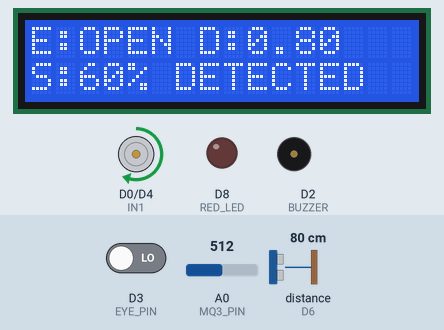
Simulated run of this sketch. Board: ESP8266 (NodeMCU). Shown: 16×2 character LCD, motor-driver pin pairs drawn as motors (green arrow = first pin HIGH = forward, orange = second pin HIGH = backward, longer = more drive, scaled by the enable pin), output pins drawn as LEDs (lit = HIGH), buzzer (waves = sounding, pin HIGH). Wiring (inferred from the names in the program): ultrasonic range finder: trigger D5; echo D6. The test bench sets the inputs (shaded band); at power-on: A0 (MQ3_PIN) = 512, D3 (EYE_PIN) LOW, distance to the obstacle (sensor on D6) 80 cm. The echo pulse lasts 58.3 µs per cm; WiFi joins after 1.5 s; servers stay silent unless stated; pins used as bus, display or sensor lines are not drawn; what the sketch prints to the serial monitor is not drawn.

Above: at 4.8 s.
4.9 s: A0 (MQ3_PIN) set to 640
6.4 s: A0 (MQ3_PIN) set to 661
At 7.6 s:
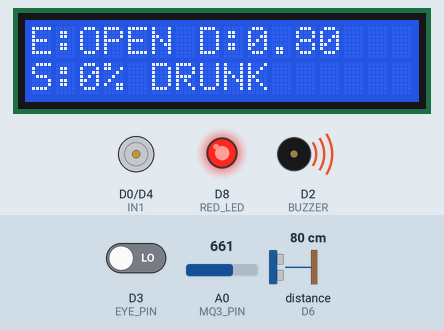
8.1 s: D3 (EYE_PIN) driven HIGH
At 9.3 s:
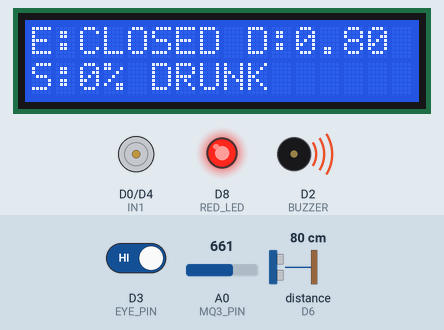
10.1 s: A0 (MQ3_PIN) set to 306
At 11.0 s:
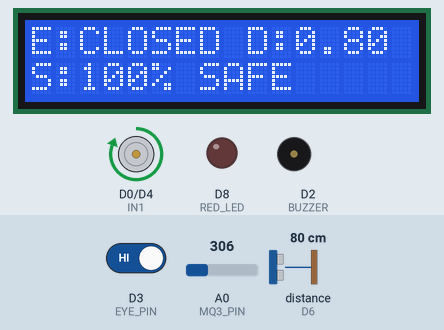
12.1 s: D3 (EYE_PIN) driven LOW
At 13.8 s:
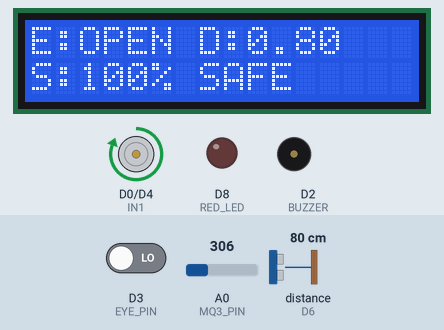
14.1 s: distance to the obstacle (sensor on D6) set to 18 cm
At 15.3 s:
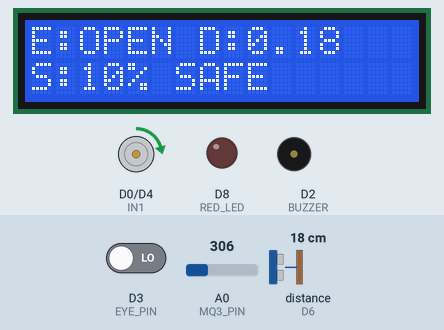
Timing chart, 0 to 17.1 s (numbered marks = the images above; inputs shaded):
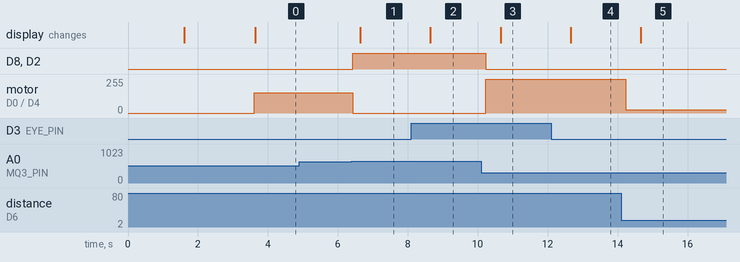

The sketch:

driver_drowsiness_speed_control.ino
```cpp
#include <ESP8266WiFi.h>
#include <ESP8266WebServer.h>
#include <Wire.h>
#include <LiquidCrystal_I2C.h>

const char* ssid = "LOGESH";
const char* password = "123456789";

ESP8266WebServer server(80);
LiquidCrystal_I2C lcd(0x27, 16, 2);

const int LCD_SDA = D2;
const int LCD_SCL = D1;

const int ENA = D7;
const int IN1 = D0;
const int IN2 = D4;

const int MQ3_PIN = A0;
const int EYE_PIN = D3;

const int TRIG_PIN = D5;
const int ECHO_PIN = D6;

const int RED_LED = D8;
const int BUZZER = D2;   // change to a truly free pin if LCD SDA is used

int alcoholThreshold1 = 500;
int alcoholThreshold2 = 650;

const unsigned long eyeCloseLimit = 5000UL;
const unsigned long stepInterval = 1000UL;

const int speedSteps[] = {100, 85, 70, 55, 40, 25, 10, 5, 0};
const int numSteps = sizeof(speedSteps) / sizeof(speedSteps[0]);

const float stopDistanceCm = 10.0;

int alcoholRaw = 0;
int eyeValue = LOW;
float distanceCm = -1.0;

bool eyeClosed = false;
unsigned long eyeClosedStart = 0;
unsigned long lastStepTime = 0;
int eyeStepIndex = 0;

String alcoholStatus = "SAFE";
String eyeStatus = "OPEN";
String vehicleStatus = "RUNNING";
String motorStatus = "RUNNING";
String ledRedStatus = "OFF";

int motorSpeedPercent = 100;
unsigned long lastSensorTime = 0;
unsigned long lastLcdTime = 0;

// Manual override flag
bool manualStop = false;

void setMotorSpeed(int percent) {
  percent = constrain(percent, 0, 100);
  int duty = map(percent, 0, 100, 0, 1023);
  analogWrite(ENA, duty);
}

float measureDistanceCm() {
  digitalWrite(TRIG_PIN, LOW);
  delayMicroseconds(2);
  digitalWrite(TRIG_PIN, HIGH);
  delayMicroseconds(10);
  digitalWrite(TRIG_PIN, LOW);

  unsigned long duration = pulseIn(ECHO_PIN, HIGH, 30000UL);
  if (duration == 0) return -1.0;

  return duration * 0.0343 / 2.0;
}

void readSensors() {
  alcoholRaw = analogRead(MQ3_PIN);

  if (alcoholRaw > alcoholThreshold2) alcoholStatus = "DRUNK";
  else if (alcoholRaw > alcoholThreshold1) alcoholStatus = "DETECTED";
  else alcoholStatus = "SAFE";

  eyeValue = digitalRead(EYE_PIN);

  if (eyeValue == HIGH) {
    if (!eyeClosed) {
      eyeClosed = true;
      eyeClosedStart = millis();
      lastStepTime = millis();
      eyeStepIndex = 0;
    }
    eyeStatus = "CLOSED";
  } else {
    eyeClosed = false;
    eyeClosedStart = 0;
    lastStepTime = 0;
    eyeStepIndex = 0;
    eyeStatus = "OPEN";
  }

  distanceCm = measureDistanceCm();
}

int getDistanceSpeed(float d) {
  if (d < 0) return 100;
  if (d <= stopDistanceCm) return 0;
  if (d <= 15) return 5;
  if (d <= 20) return 10;
  if (d <= 25) return 25;
  if (d <= 30) return 40;
  if (d <= 35) return 55;
  if (d <= 40) return 70;
  if (d <= 50) return 85;
  return 100;
}

void updateEyeSpeed() {
  if (!eyeClosed) return;

  unsigned long elapsed = millis() - eyeClosedStart;

  if (elapsed < eyeCloseLimit) {
    return;
  }

  if (millis() - lastStepTime >= stepInterval) {
    lastStepTime = millis();
    if (eyeStepIndex < numSteps - 1) eyeStepIndex++;
  }
}

void controlSystem() {
  // If manual STOP is pressed, force motor off
  if (manualStop) {
    motorSpeedPercent = 0;
    vehicleStatus = "STOPPED";
    motorStatus = "STOPPED";
    digitalWrite(IN1, LOW);
    digitalWrite(IN2, LOW);
    setMotorSpeed(0);
    digitalWrite(RED_LED, HIGH);
    digitalWrite(BUZZER, HIGH);
    ledRedStatus = "ON";
    return;
  }

  bool drunkStop = (alcoholRaw > alcoholThreshold2);

  int alcoholSpeed = 100;
  if (alcoholRaw > alcoholThreshold2) alcoholSpeed = 0;
  else if (alcoholRaw > alcoholThreshold1) alcoholSpeed = 60;

  int distanceSpeed = getDistanceSpeed(distanceCm);

  updateEyeSpeed();

  int eyeSpeed = 100;
  if (eyeClosed && millis() - eyeClosedStart >= eyeCloseLimit) {
    eyeSpeed = speedSteps[eyeStepIndex];
  }

  motorSpeedPercent = min(alcoholSpeed, min(distanceSpeed, eyeSpeed));

  if (drunkStop) motorSpeedPercent = 0;

  if (motorSpeedPercent == 0) {
    vehicleStatus = "STOPPED";
    motorStatus = "STOPPED";
  } else {
    vehicleStatus = "RUNNING";
    motorStatus = "RUNNING";
  }

  if (motorSpeedPercent == 0) {
    digitalWrite(IN1, LOW);
    digitalWrite(IN2, LOW);
  } else {
    digitalWrite(IN1, HIGH);
    digitalWrite(IN2, LOW);
  }

  setMotorSpeed(motorSpeedPercent);

  bool red = (motorSpeedPercent == 0);
  digitalWrite(RED_LED, red ? HIGH : LOW);
  digitalWrite(BUZZER, red ? HIGH : LOW);
  ledRedStatus = red ? "ON" : "OFF";
}

String getHtml() {
  return R"rawliteral(
<!DOCTYPE html>
<html>
<head>
<meta name="viewport" content="width=device-width, initial-scale=1">
<title>Driver Protection System</title>
<style>
body{font-family:Arial;background:#eef2ff;margin:0;padding:16px;color:#111}
.container{max-width:900px;margin:auto}
.header{background:#111827;color:#fff;padding:16px;border-radius:14px;text-align:center;font-size:24px;font-weight:bold}
.grid{display:grid;grid-template-columns:1fr 1fr;gap:12px;margin-top:14px}
.card{background:#fff;border-radius:14px;padding:14px;box-shadow:0 4px 14px rgba(0,0,0,.08)}
.label{font-size:14px;color:#555}
.value{font-size:24px;font-weight:bold;margin-top:6px}
.warn{border-left:8px solid #f59e0b}
.controls{margin-top:16px;display:flex;gap:12px;justify-content:center}
.btn{padding:12px 24px;border:none;border-radius:10px;font-size:18px;font-weight:bold;cursor:pointer;color:#fff}
.btn-run{background:#22c55e}
.btn-stop{background:#ef4444}
.btn:disabled{opacity:0.4;cursor:not-allowed}
@media(max-width:640px){.grid{grid-template-columns:1fr}}
</style>
</head>
<body>
<div class="container">
<div class="header">Driver Protection System</div>
<div class="grid">
<div class="card"><div class="label">Alcohol Status</div><div class="value" id="alcoholStatus">--</div></div>
<div class="card"><div class="label">Alcohol Value</div><div class="value" id="alcoholRaw">--</div></div>
<div class="card"><div class="label">Eye Status</div><div class="value" id="eyeStatus">--</div></div>
<div class="card"><div class="label">Distance</div><div class="value" id="distanceCm">--</div></div>
<div class="card"><div class="label">Motor Speed</div><div class="value" id="motorSpeedPercent">--</div></div>
<div class="card"><div class="label">Motor Status</div><div class="value" id="motorStatus">--</div></div>
<div class="card"><div class="label">Red LED</div><div class="value" id="redLED">--</div></div>
<div class="card warn" style="grid-column:1/-1"><div class="label">Vehicle Status</div><div class="value" id="vehicleStatus">--</div></div>
</div>

<div class="controls">
<button class="btn btn-run" id="runBtn" onclick="sendCommand('run')">RUN</button>
<button class="btn btn-stop" id="stopBtn" onclick="sendCommand('stop')">STOP</button>
</div>
</div>
<script>
async function updateData(){
  const r = await fetch('/data');
  const d = await r.json();
  document.getElementById('alcoholStatus').innerText = d.alcoholStatus;
  document.getElementById('alcoholRaw').innerText = d.alcoholRaw;
  document.getElementById('eyeStatus').innerText = d.eyeStatus;
  document.getElementById('distanceCm').innerText = d.distanceText;
  document.getElementById('motorSpeedPercent').innerText = d.motorSpeedPercent + ' %';
  document.getElementById('motorStatus').innerText = d.motorStatus;
  document.getElementById('vehicleStatus').innerText = d.vehicleStatus;
  document.getElementById('redLED').innerText = d.redLED;
}
async function sendCommand(cmd){
  await fetch('/cmd?act=' + cmd, { cache: 'no-store' });
  updateData();
}
setInterval(updateData,1000);
updateData();
</script>
</body>
</html>
)rawliteral";
}

void handleRoot() {
  server.send(200, "text/html", getHtml());
}

void handleData() {
  String distanceText = (distanceCm < 0) ? "NO ECHO" : String(distanceCm / 100.0, 2) + " m";

  String json = "{";
  json += "\"alcoholRaw\":" + String(alcoholRaw) + ",";
  json += "\"alcoholStatus\":\"" + alcoholStatus + "\",";
  json += "\"eyeStatus\":\"" + eyeStatus + "\",";
  json += "\"distanceText\":\"" + distanceText + "\",";
  json += "\"motorSpeedPercent\":" + String(motorSpeedPercent) + ",";
  json += "\"motorStatus\":\"" + motorStatus + "\",";
  json += "\"vehicleStatus\":\"" + vehicleStatus + "\",";
  json += "\"redLED\":\"" + ledRedStatus + "\"";
  json += "}";

  server.send(200, "application/json", json);
}

// Handle STOP / RUN commands from web page
void handleCommand() {
  if (server.hasArg("act")) {
    String act = server.arg("act");
    if (act == "stop") {
      manualStop = true;
    } else if (act == "run") {
      manualStop = false;
    }
  }
  server.send(200, "text/plain", "OK");
}

void updateLCD() {
  lcd.clear();
  lcd.setCursor(0, 0);
  lcd.print("E:");
  lcd.print(eyeStatus);
  lcd.print(" D:");
  if (distanceCm < 0) lcd.print("NO");
  else lcd.print(distanceCm / 100.0, 2);

  lcd.setCursor(0, 1);
  lcd.print("S:");
  lcd.print(motorSpeedPercent);
  lcd.print("% ");
  lcd.print(alcoholStatus);
}

void setup() {
  Serial.begin(115200);

  pinMode(ENA, OUTPUT);
  pinMode(IN1, OUTPUT);
  pinMode(IN2, OUTPUT);
  pinMode(RED_LED, OUTPUT);
  pinMode(BUZZER, OUTPUT);
  pinMode(EYE_PIN, INPUT);
  pinMode(MQ3_PIN, INPUT);
  pinMode(TRIG_PIN, OUTPUT);
  pinMode(ECHO_PIN, INPUT);

  digitalWrite(TRIG_PIN, LOW);
  digitalWrite(IN1, LOW);
  digitalWrite(IN2, LOW);
  digitalWrite(RED_LED, LOW);
  digitalWrite(BUZZER, LOW);

  analogWriteRange(1023);
  analogWriteFreq(1000);

  Wire.begin(LCD_SDA, LCD_SCL);
  lcd.init();
  lcd.backlight();
  lcd.clear();
  lcd.print("Starting...");

  WiFi.mode(WIFI_STA);
  WiFi.begin(ssid, password);

  Serial.print("Connecting to WiFi");
  int attempts = 0;
  while (WiFi.status() != WL_CONNECTED && attempts < 50) {
    delay(500);
    Serial.print(".");
    attempts++;
  }
  Serial.println();

  if (WiFi.status() != WL_CONNECTED) {
    lcd.clear();
    lcd.print("WiFi FAILED");
    Serial.println("WiFi connection FAILED");
    while (true) {
      delay(1000);
    }
  }

  Serial.print("WiFi connected, IP: ");
  Serial.println(WiFi.localIP());

  server.on("/", handleRoot);
  server.on("/data", handleData);
  server.on("/cmd", handleCommand);  // STOP / RUN button handler
  server.begin();

  lcd.clear();
  lcd.setCursor(0, 0);
  lcd.print("WiFi Connected");
  lcd.setCursor(0, 1);
  lcd.print(WiFi.localIP());
  delay(2000);
  lcd.clear();
}

void loop() {
  server.handleClient();

  if (millis() - lastSensorTime >= 200) {
    lastSensorTime = millis();
    readSensors();
    controlSystem();

    Serial.print("Alcohol=");
    Serial.print(alcoholRaw);
    Serial.print(" Eye=");
    Serial.print(eyeStatus);
    Serial.print(" Dist=");
    if (distanceCm < 0) Serial.print("NO ECHO");
    else Serial.print(distanceCm / 100.0, 2);
    Serial.print(" m Motor=");
    Serial.println(motorSpeedPercent);
  }

  if (millis() - lastLcdTime >= 500) {
    lastLcdTime = millis();
    updateLCD();
  }
}
```

Measured:
- the behaviour switches between 650 and 651 on A0 (MQ3_PIN) (found by bisection; images 0 and 1)
- after the input at 4.9 s, every drawn part: stays the same
- after the input at 6.4 s, D8 (RED_LED), D2 (BUZZER): LOW → HIGH at once; motor on D0 (IN1) / D4 (IN2): forward 153/255 → stopped at once; the display: changes after 0.24 s (image 1)
- after the input at 8.1 s, the display: changes after 0.55 s (image 2)
- after the input at 10.1 s, D8 (RED_LED), D2 (BUZZER): HIGH → LOW after 0.13 s; motor on D0 (IN1) / D4 (IN2): stopped → forward 255/255 after 0.13 s; the display: changes after 0.55 s (image 3)
- after the input at 12.1 s, motor on D0 (IN1) / D4 (IN2): stays forward 255/255 (without the input it goes to forward 216/255 after 1.1 s); the display: changes after 0.56 s (image 4)
- after the input at 14.1 s, motor on D0 (IN1) / D4 (IN2): forward 255/255 → forward 25/255 after 0.13 s; the display: changes after 0.56 s (image 5)
